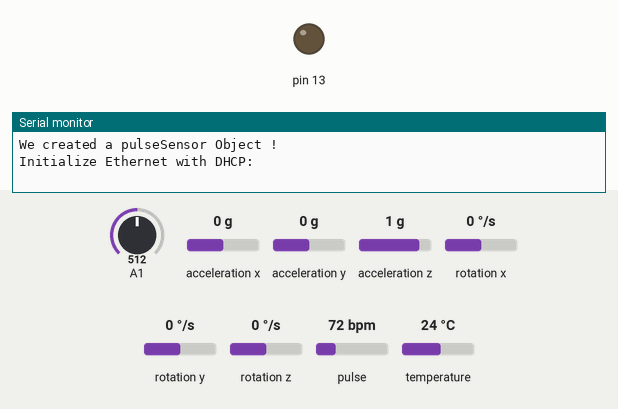
Simulated run of this sketch. Board: Arduino Uno, built for the host (arithmetic inside an expression is 32-bit, double 64-bit). Parts: output pins drawn as LEDs (lit = HIGH), the last lines printed to the serial monitor. Wiring (inferred from the names in the program): MPU-6050 motion sensor at I2C address 0x68. Dashed ring = blinking. The test bench sets the inputs (shaded band); at power-on: pulse 72 bpm, A1 = 512, acceleration x 0 g, acceleration y 0 g, acceleration z 1 g, rotation x 0 °/s, rotation y 0 °/s, rotation z 0 °/s, temperature 24 °C. WiFi joins after 1.5 s; servers stay silent unless stated; uploads are accepted with an empty reply.

Above: at 0.1 s.
At 3.7 s:
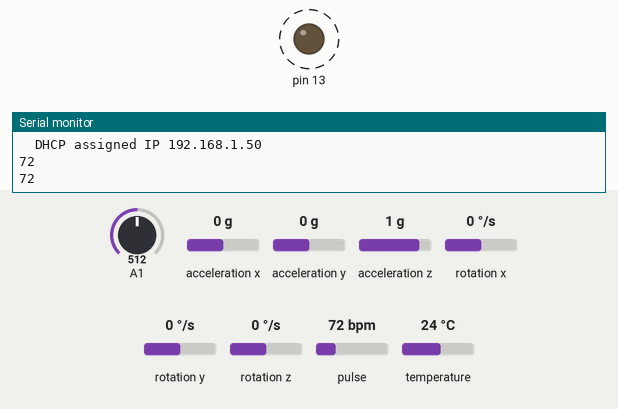
3.8 s: pulse set to 42 bpm
11.7 s: pulse set to 100 bpm
At 11.8 s:
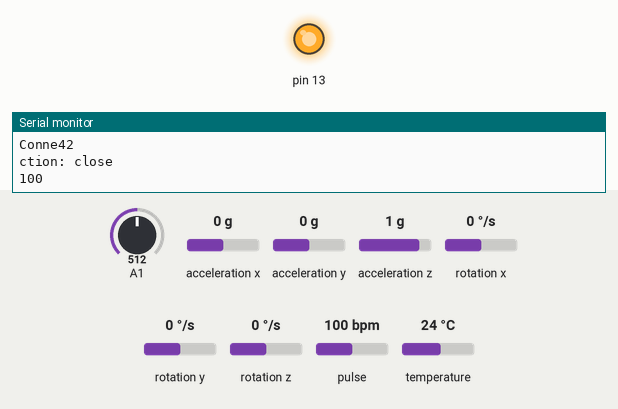
Timing chart, 0 to 28.2 s (numbered marks = the images above; inputs shaded):
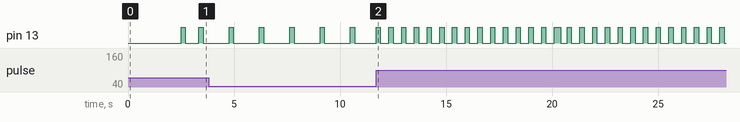

The sketch:

WebClientRepeating.ino
```cpp
 /*
 Incluindo as bibliotecas dos sensores*/
char valortempcorp[10];
float tempCorp = 0;
int bat = 0;


#define USE_ARDUINO_INTERRUPTS true
#include <SPI.h>
#include <Ethernet.h>
#include<Wire.h>
#include <Adafruit_MLX90614.h>
#include <PulseSensorPlayground.h>    .


Adafruit_MLX90614 mlx = Adafruit_MLX90614();
//Endereco I2C do MPU6050
const int MPU=0x68;
//Variaveis para armazenar valores dos sensores de movimento
int AcX,AcY,AcZ,Tmp,GyX,GyY,GyZ;


 /*
 Configuração da Ehternet Shield.*/
byte mac[] = {0xDE, 0xAD, 0xBE, 0xEF, 0xFE, 0xED };
IPAddress ip(192, 168, 0, 177);
IPAddress myDns(192, 168, 0, 1);
EthernetClient client;
char server[] = "192.168.0.180";  // also change the Host line in httpRequest()
//IPAddress server(64,131,82,241);
unsigned long lastConnectionTime = 0;           // last time you connected to the server, in milliseconds
const unsigned long postingInterval = 10*1000;  // delay between updates, in milliseconds


PulseSensorPlayground pulseSensor;  // Cria uma instância do objeto PulseSensorPlayground chamado "pulseSensor"
const int PulseWire = 0;       // Determina que o cabo de leitura do sensor de batimentos seja ligado no pino analogico 0
const int LED13 = 13;          // Conforme o sensor recebe sinal, o led 13 da placa pisca.
int Threshold = 550;           // Determina qual sinal "contará como uma batida" e qual ignorar.
 /*
 Inicioalização das bibliotecas dos sensores.*/


void setup() {
  Serial.begin(9600);
  pulseSensor.analogInput(PulseWire);
  pulseSensor.blinkOnPulse(LED13);
  pulseSensor.setThreshold(Threshold);
   if (pulseSensor.begin()) {
    Serial.println("We created a pulseSensor Object !");
  }


  mlx.begin();
  Wire.begin();
  Wire.beginTransmission(MPU);
  Wire.write(0x6B);
  Wire.write(0);
  Wire.endTransmission(true);


  // start serial port:
  Serial.begin(9600);
  while (!Serial) {
    ; // wait for serial port to connect. Needed for native USB port only
  }


   /*
 Inicializa a Ethernet Shield*/
  // start the Ethernet connection:
  Serial.println("Initialize Ethernet with DHCP:");
  if (Ethernet.begin(mac) == 0) {
    Serial.println("Failed to configure Ethernet using DHCP");
    // Check for Ethernet hardware present
    if (Ethernet.hardwareStatus() == EthernetNoHardware) {
      Serial.println("Ethernet shield was not found.  Sorry, can't run without hardware. :(");
      while (true) {
        delay(1); // do nothing, no point running without Ethernet hardware
      }
    }
    if (Ethernet.linkStatus() == LinkOFF) {
      Serial.println("Ethernet cable is not connected.");
    }
    // try to congifure using IP address instead of DHCP:
    Ethernet.begin(mac, ip, myDns);
    Serial.print("My IP address: ");
    Serial.println(Ethernet.localIP());
  } else {
    Serial.print("  DHCP assigned IP ");
    Serial.println(Ethernet.localIP());
  }
  // give the Ethernet shield a second to initialize:
  delay(1000);
}


 /*
 Busca as Informações dos sensores*/
void loop() {
  int myBPM = pulseSensor.getBeatsPerMinute();

  if (pulseSensor.sawStartOfBeat()) {            // Constantly test to see if "a beat happened".
  // Serial.println("♥  A HeartBeat Happened ! "); // If test is "true", print a message "a heartbeat happened".
//Serial.print("BPM: ");                        // Print phrase "BPM: "
 Serial.println(myBPM);                        // Print the value inside of myBPM.
  }
  bat = myBPM;
  tempCorp = mlx.readAmbientTempC();
  dtostrf(tempCorp, 3, 1, valortempcorp);


  Wire.beginTransmission(MPU);
  Wire.write(0x3B);  // starting with register 0x3B (ACCEL_XOUT_H)
  Wire.endTransmission(false);


  //Solicita os dados do sensor
  Wire.requestFrom(MPU,14,true);
  //Armazena o valor dos sensores nas variaveis correspondentes
  AcZ=Wire.read()<<8|Wire.read(); //0x3F (ACCEL_ZOUT_H) & 0x40 (ACCEL_ZOUT_L)

  // if there's incoming data from the net connection.
  // send it out the serial port.  This is for debugging
  // purposes only:
  if (client.available()) {
    char c = client.read();
    Serial.write(c);

  }


  // if ten seconds have passed since your last connection,
  // then connect again and send data:
  if (millis() - lastConnectionTime > postingInterval) {
    httpRequest();
  }

}

// this method makes a HTTP connection to the server:
 /*
 Conecta no servidor e envia a requisição para o arquivo de inclusão no banco de dados.*/
void httpRequest() {
  // close any connection before send a new request.
  // This will free the socket on the WiFi shield
  client.stop();
  Serial.println(AcZ);
  // if there's a successful connection:
  if (client.connect(server, 80)) {
    Serial.println("connecting...");
    // send the HTTP GET request:
    client.println("GET /tcc/FONTES/ConexaoArduino/index.php?temp="+String(getTemp())+"&mov="+String(AcZ)+"&corp="+String(valortempcorp)+"&bat="+String(bat)+" HTTP/1.1");
    client.println("Host: 192.168.0.180");
    client.println("User-Agent: arduino-ethernet");
    client.println("Connection: close");
    client.println();

    // note the time that the connection was made:
    lastConnectionTime = millis();
  } else {
    // if you couldn't make a connection:
    Serial.println("connection failed");
  }
}

 /*
 Retorna o valor do sensor de temperatura*/
 float getTemp(){
    return ((float(analogRead(A1))*5/1023))*100;
    //Serial.println(analogRead(A0));
  }
```
